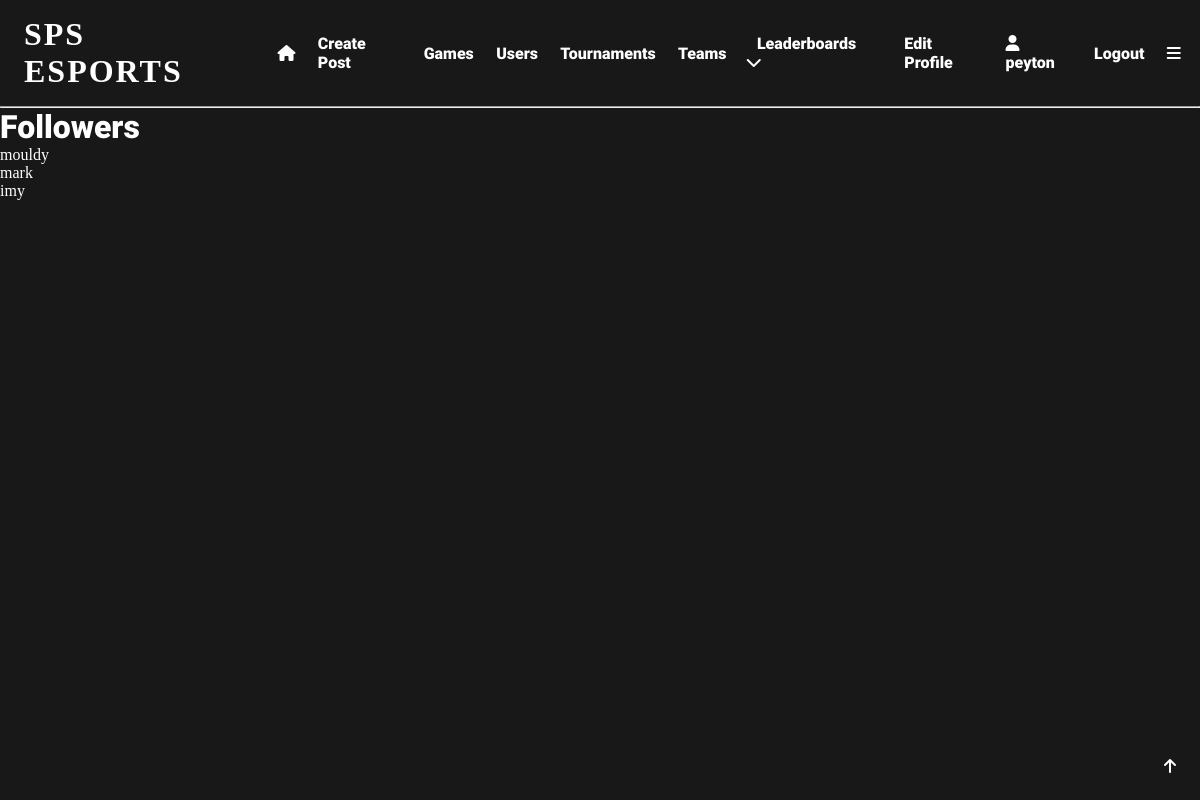
/followers/peyton (signed in), run on an earlier commit of the app's database.
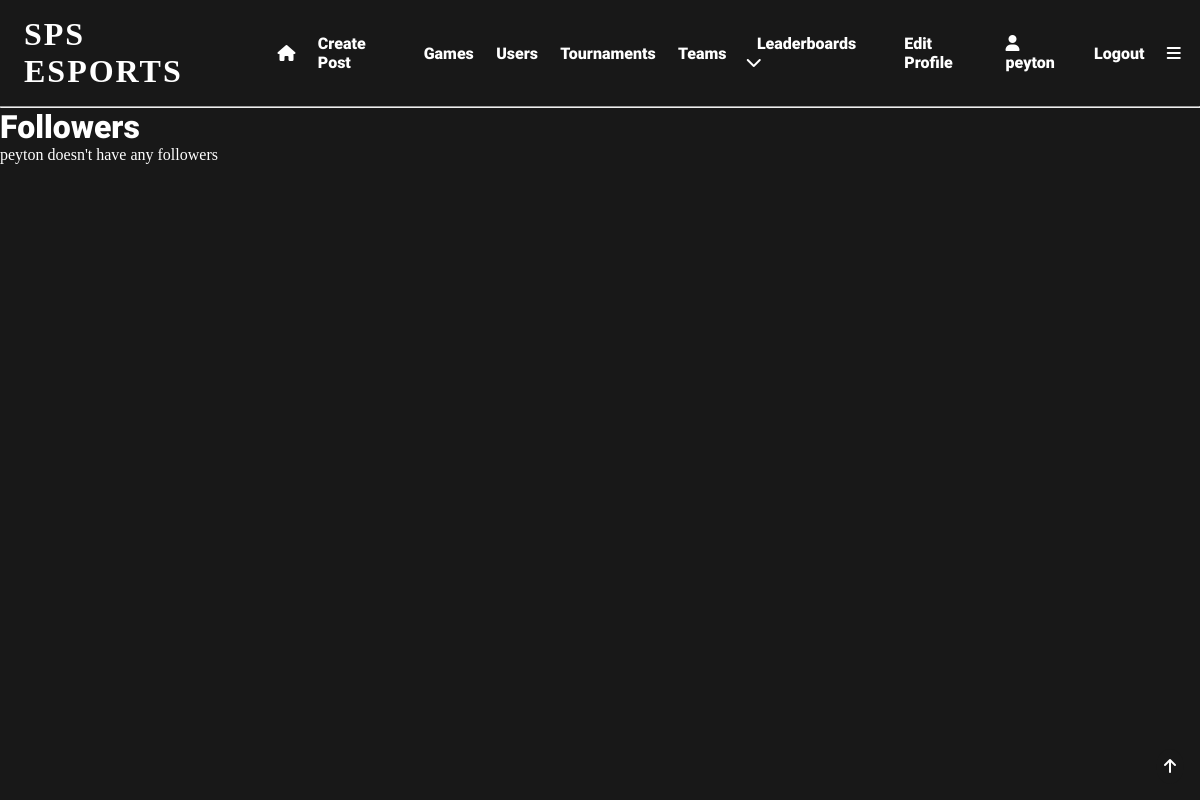
And on a later commit of the database.
### app/models.py (models this page shows, shortened)
class User(UserMixin, db.Model):
    user_id = db.Column(db.Integer, primary_key=True)
    username = db.Column(db.String(64), index=True, unique=True)
    email = db.Column(db.String(120), index=True, unique=True)
    password_hash = db.Column(db.String(128), nullable=False)
    pfp = db.Column(db.String(140))
    user_bio = db.Column(db.String(140), default='New to SPS eSports!!!')
    pronouns = db.Column(db.String(64), nullable=True)
    skill_level = db.Column(db.String(64), default='Unsure')
    role = db.Column(db.String(64))
    grade = db.Column(db.String(64), nullable=True)
    availability = db.Column(db.String(140), default='Unsure')
    teams = db.relationship('Teams', back_populates='user')
    team_users = db.relationship('TeamUsers', back_populates='user')
    posts = db.relationship('Posts', back_populates='user')
    likes = db.relationship('Likes', back_populates='user')
    tournaments = db.relationship('Tournaments', back_populates='user')
    favourite_games = db.relationship('FavouriteGames', back_populates='user')
    tournament_users = db.relationship('TournamentUsers', back_populates='user')
    comments = db.relationship('Comments', back_populates='user')
    matches = db.relationship('Matches', back_populates='user')
    match_users = db.relationship('MatchUsers', back_populates='user')
    following = db.relationship('Following', backref='user', foreign_keys='Following.user_id')
    followed = db.relationship('Following', foreign_keys='Following.following_id')

### app/routes.py (the view)
@app.route('/followers/<username>')
@login_required
def followers(username):
    user = User.query.filter_by(username=username).first_or_404()
    followers = Following.query.filter_by(following_id=user.user_id).all()
    followers_list = []
    for follower in followers:
        follower = User.query.filter_by(user_id=follower.user_id).first()
        followers_list.append(follower)
    return render_template('followers.html', user=user, followers=followers_list)

### app/models.py (called while the page is built)
@login.user_loader
def load_user(user_id):
    return User.query.get(int(user_id))  # returns the user id as an integer

### app/templates/followers.html
{% extends 'base.html' %}
{% block content %}
<h1>Followers</h1>
{% if followers %}
    <ul>
        {% for user in followers %}
            <li><a href="{{url_for('user', username=user.username)}}">{{user.username}}</a></li>
        {% endfor %}
    </ul>
{% else %}
    <p>{{user.username}} doesn't have any followers</p>
{% endif %}
{% endblock %}

### app/templates/base.html (shortened to what this page needs)
<!DOCTYPE html>
<html lang="en">
<head>
    <link rel="stylesheet" href="{{ url_for('static', filename='css/styles.css') }}">
</head>
<body>
  <div id="top" class="header">
      {% if current_user.is_anonymous %}
        <h1 onclick="location.href='login'">SPS ESPORTS</h1>
        <a href="{{ url_for('login') }}">Login</a>
        <a href="{{ url_for('register') }}">Register</a>
      {% else %}
        <h1 onclick="location.href='{{url_for('index')}}'">SPS ESPORTS</h1>
        <a href="{{ url_for('index') }}"><i class="fa-solid fa-house"></i></a>
        <a href="{{ url_for('create_post') }}">Create Post</a>
        <a href="{{ url_for('search') }}">Games</a>
        <a href="{{ url_for('user_search') }}">Users</a>
        <a href="{{ url_for('tournament_search') }}">Tournaments</a>
        <a href="{{url_for('team_search')}}">Teams</a>
        <div class="expand">
            <div class="expand-button">
                <a href="javascript:showDropdown()">Leaderboards  <i class="fa-solid fa-chevron-down"></i></a>
            </div>
        </div>
        <a href="{{ url_for('edit_profile') }}">Edit Profile</a>
        <a href="{{ url_for('user', username=current_user.username) }}"><i class="fa-solid fa-user"></i>   {{current_user.username}}</a>
        <a href="{{ url_for('logout') }}">Logout</a>
        <a href="javascript:navBar()"><i class="fa-solid fa-bars"></i></a>
      {% endif %}
  </div>
    <hr>
  <div class="topbutton">
    <a href="#top"><i class="fa-solid fa-arrow-up"></i></a>
  </div>
{% block content %} {% endblock %}
</body>
</html>

What changed in the data, as far as the page shows it:
no longer on this page (row edited): User: username "mouldy"
removed User: username "mark"
removed User: username "imy"
changed User "peyton": username (not shown) → "peyton"
Also different on the page:
text now shown: "doesn't have any followers"
